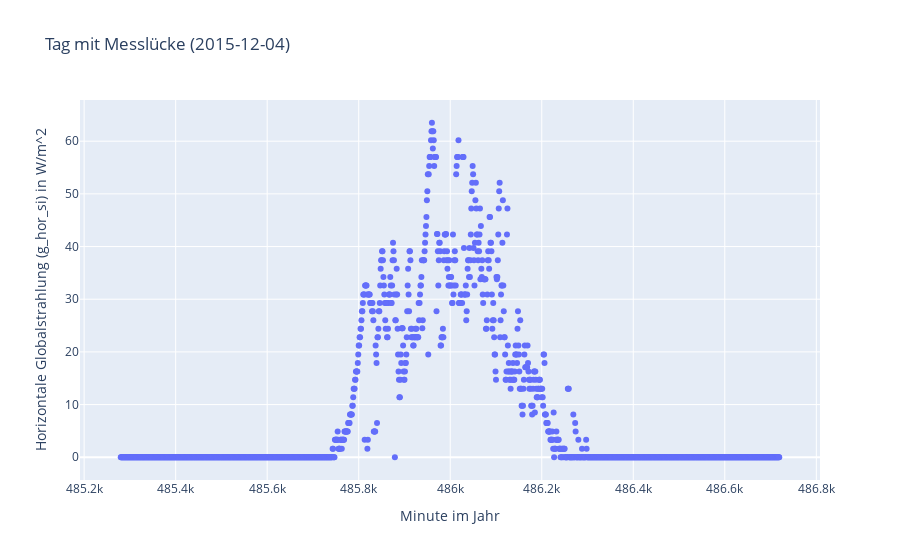

Source (notebook cell):
### Markdown cell above
## Interactive Plot with Metadata

### Code cell
# Interactive plot
data = [
    go.Scatter(x=df_day.index.tolist(), 
               y=df_day['g_hor_si'].tolist(), 
               name='g_hor_si', mode='markers'),
]
layout = go.Layout(
    title=''.join(info_dict['Title']),
    yaxis=dict(title=''.join(info_dict['Y-Axis'])),
    xaxis=dict(title=''.join(info_dict['X-Axis']))
)
ifig = go.Figure(data=data, layout=layout)
pltly.iplot(ifig)

### Figure 1 — Plotly figure (JSON) as saved in the notebook; plotly's stock layout.template omitted (floating-point values rounded to 4 significant figures; data arrays with more than 128 entries replaced by an {"elided": "..."} marker saying what was removed)
{"data": [{"mode": "markers", "name": "g_hor_si", "type": "scatter", "x": {"elided": "1440 int values"}, "y": {"elided": "1440 float values"}}], "layout": {"title": {"text": "Tag mit Messlücke (2015-12-04)"}, "xaxis": {"title": {"text": "Minute im Jahr"}}, "yaxis": {"title": {"text": "Horizontale Globalstrahlung (g_hor_si) in W/m^2"}}}}
